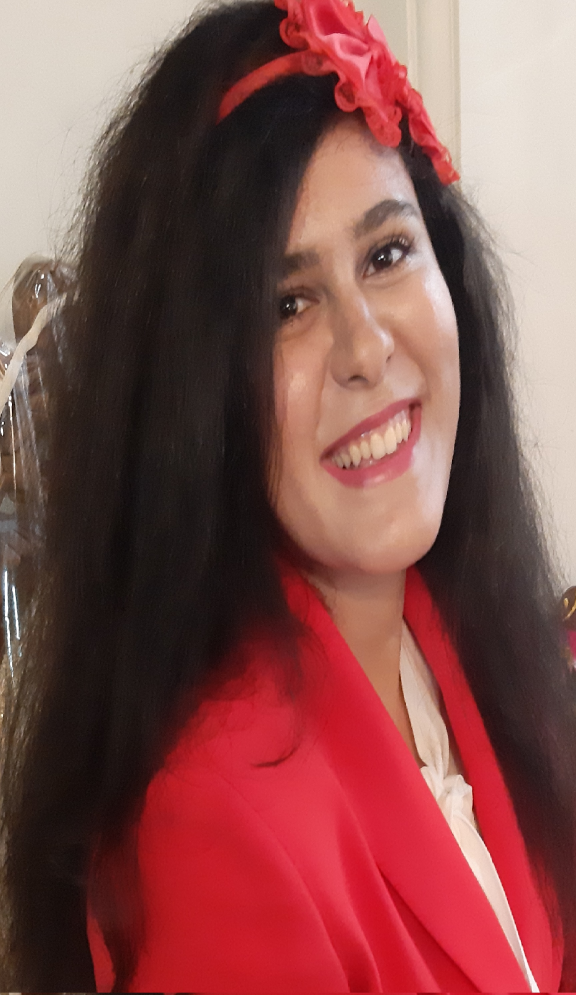
#> input picture flower.jpg, 1728 x 2984 px (shown at 1/3 size)
$ python c.py
#> lines starting #> are read from the running program, lines starting #| are printed output that depends on the picture
### simpleimage.py
"""
Stanford CS106AP SimpleImage
Written by Nick Parlante, Sonja Johnson-Yu, and Nick Bowman.
 -7/2019  version, has file reading, pix, foreach, hidden get/setpix
SimpleImage Features:
Create image:
  image = SimpleImage.blank(400, 200)   # create new image of size
  image = SimpleImage('foo.jpg')        # create from file
Access size
  image.width, image.height
Get pixel at x,y
  pix = image.get_pixel(x, y)
  # pix is RGB tuple like (100, 200, 0)
Set pixel at x,y
  image.set_pixel(x, y, pix)   # set data by tuple also
Get Pixel object at x,y
  pixel = image.get_pixel(x, y)
  pixel.red = 0
  pixel.blue = 255
Show image on screen
  image.show()
The main() function below demonstrates the above functions as a test.
"""

import sys
# If the following line fails, "Pillow" needs to be installed
from PIL import Image


# [11 lines left out: function clamp, not called in this run]


class Pixel(object):
    """
    A pixel at an x,y in a SimpleImage.
    Supports set/get .red .green .blue
    and get .x .y
    """
    def __init__(self, image, x, y):
        self.image = image
        self._x = x
        self._y = y

    def __str__(self):
        return 'r:' + str(self.red) + ' g:' + str(self.green) + ' b:' + str(self.blue)

    # Pillow image stores each pixel color as a (red, green, blue) tuple.
    # So the functions below have to unpack/repack the tuple to change anything.

    @property
    def red(self):
        return self.image.px[self._x, self._y][0]

    # [4 lines left out: function red, not called in this run]

    @property
    def green(self):
        return self.image.px[self._x, self._y][1]

    # [4 lines left out: function green, not called in this run]

    @property
    def blue(self):
        return self.image.px[self._x, self._y][2]

    # [4 lines left out: function blue, not called in this run]

    @property
    def x(self):
        return self._x

    @property
    def y(self):
        return self._y


# color tuples for background color names 'red' 'white' etc.
BACK_COLORS = {
    'white': (255, 255, 255),
    'black': (0, 0, 0),
    'red': (255, 0, 0),
    'green': (0, 255, 0),
    'blue': (0, 0, 255),
}


class SimpleImage(object):
    def __init__(self, filename, width=0, height=0, back_color=None):
        """
        Create a new image. This case works: SimpleImage('foo.jpg')
        To create a blank image use SimpleImage.blank(500, 300)
        The other parameters here are for internal/experimental use.
        """
#> called with filename = 'flower.jpg', width = 0, height = 0
        # Create pil_image either from file, or making blank
        if filename:
            self.pil_image = Image.open(filename).convert("RGB")
#> self.pil_image is the input picture: PIL image 1728x2984 RGB; mean R, G, B 131.8, 78.6, 76.5
            if self.pil_image.mode != 'RGB':
                raise Exception('Image file is not RGB')
            self._filename = filename  # hold onto
        else:
            if not back_color:
                back_color = 'white'
            color_tuple = BACK_COLORS[back_color]
            if width == 0 or height == 0:
                raise Exception('Creating blank image requires width/height but got {} {}'
                                .format(width, height))
            self.pil_image = Image.new('RGB', (width, height), color_tuple)
        self.px = self.pil_image.load()
        size = self.pil_image.size
#> size = (1728, 2984)
        self._width = size[0]
#> self._width = 1728
        self._height = size[1]
#> self._height = 2984
        self.curr_x = 0
        self.curr_y = 0

    def __iter__(self):
        return self

    # [16 lines left out: functions __next__, increment_curr_counters, not called in this run]

    @classmethod
    def blank(cls, width, height, back_color=None):
        """Create a new blank image of the given width and height, optional back_color."""
        return SimpleImage('', width, height, back_color=back_color)
#> in __init__ (call 2), `self.pil_image = Image.new('RGB', (width, height), color_tuple)`: self.pil_image: PIL image 200x200 RGB; every value is 255

    # [4 lines left out: function file, not called in this run]

    @property
    def width(self):
        """Width of image in pixels."""
        return self._width

    @property
    def height(self):
        """Height of image in pixels."""
        return self._height

    def get_pixel(self, x, y):
        """
        Returns a Pixel at the given x,y, suitable for getting/setting
        .red .green .blue values.
        """
        if x < 0 or x >= self._width or y < 0 or y >= self.height:
            e = Exception('get_pixel bad coordinate x %d y %d (vs. image width %d height %d)' %
                          (x, y, self._width, self.height))
            raise e
        return Pixel(self, x, y)

    def set_pixel(self, x, y, pixel):
        if x < 0 or x >= self._width or y < 0 or y >= self.height:
            e = Exception('set_pixel bad coordinate x %d y %d (vs. image width %d height %d)' %
                          (x, y, self._width, self.height))
            raise e
        self.px[x, y] = (pixel.red, pixel.green, pixel.blue)

    # [7 lines left out: function set_rgb, not called in this run]

    def _get_pix_(self, x, y):
        """Get pix RGB tuple (200, 100, 50) for the given x,y."""
        return self.px[x, y]

    def _set_pix_(self, x, y, pix):
        """Set the given pix RGB tuple into the image at the given x,y."""
        self.px[x, y] = pix

    def show(self):
        """Displays the image using an external utility."""
        self.pil_image.show()

    # [39 lines left out: functions make_as_big_as, main, not called in this run]


# [2 lines that do not run on import are left out]

### c.py
from simpleimage import SimpleImage

DEFAULT_FILE = 'flower.jpg'
SQUARE_WIDTH = 200

def main():
    # Get file and load image
    filename = get_file()
    image = SimpleImage(filename)

    center_square = SimpleImage.blank(SQUARE_WIDTH, SQUARE_WIDTH)

    # TODO: your code here

    # Show the image after the transform
    center_square.show()


def get_file():
    # Read image file path from user, or use the default file
    filename = input('Enter image file (or press enter for default): ')
    if filename == '':
        filename = DEFAULT_FILE
    return filename


if __name__ == '__main__':
    main()


from simpleimage import SimpleImage

DEFAULT_FILE = 'flower.jpg'
SQUARE_WIDTH = 200

def main():
    # Get file and load image
    filename = get_file()
    image = SimpleImage(filename)

    center_square = SimpleImage.blank(SQUARE_WIDTH, SQUARE_WIDTH)

    # calculate coordinates of top left corner of centered square
    start_x = (image.width - SQUARE_WIDTH) // 2
#> start_x = 764
    start_y = (image.height - SQUARE_WIDTH) // 2
#> start_y = 1392

    for x in range(SQUARE_WIDTH):
        for y in range(SQUARE_WIDTH):
            pixel = image.get_pixel(start_x + x, start_y + y)
            center_square.set_pixel(x, y, pixel)

    # Show the image after the transform
    center_square.show()
#> in show (call 2), `self.pil_image.show()`:
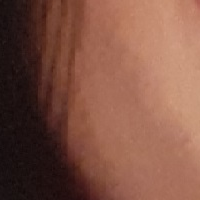
#> shown: PIL image 200x200 RGB; mean R, G, B 128.1, 83.6, 68.2


def get_file():
    # Read image file path from user, or use the default file
    filename = input('Enter image file (or press enter for default): ')
    if filename == '':
        filename = DEFAULT_FILE
    return filename


if __name__ == '__main__':
    main()
